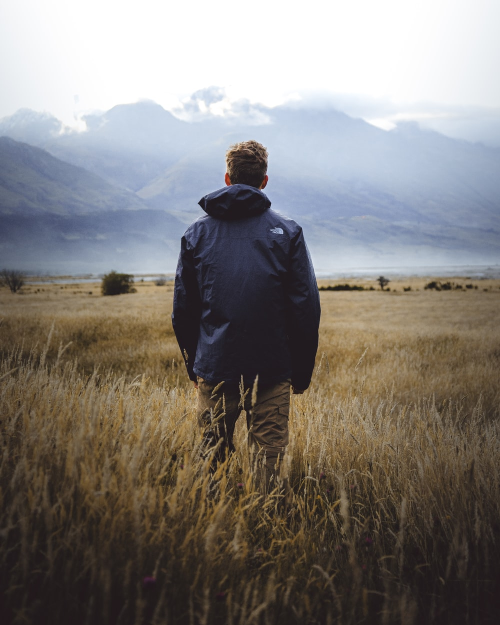
#> input picture resizing_and_cropping/test.jpeg, 1000 x 1250 px (shown at 1/2 size)
$ python cropping.py
#> lines starting #> are read from the running program, lines starting #| are printed output that depends on the picture
# Importing the opencv-python module
from cv2 import cv2

# Loading the image
img = cv2.imread('test.jpeg')
#> img is the input picture: shape (1250, 1000, 3); mean B, G, R 122, 125.7, 130.3

# Cropping the image
img_cropped = img[0:400,0:300]
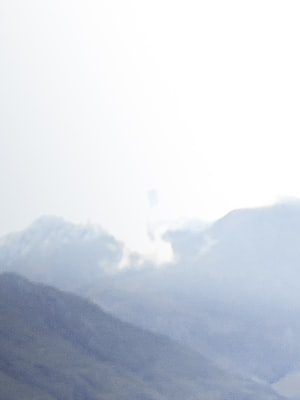
#> img_cropped: shape (400, 300, 3); mean B, G, R 224.7, 215, 209

# Showing the original and cropped image
cv2.imshow('Original Image', img)
cv2.imshow('Cropped Image', img_cropped)
cv2.waitKey(0)
